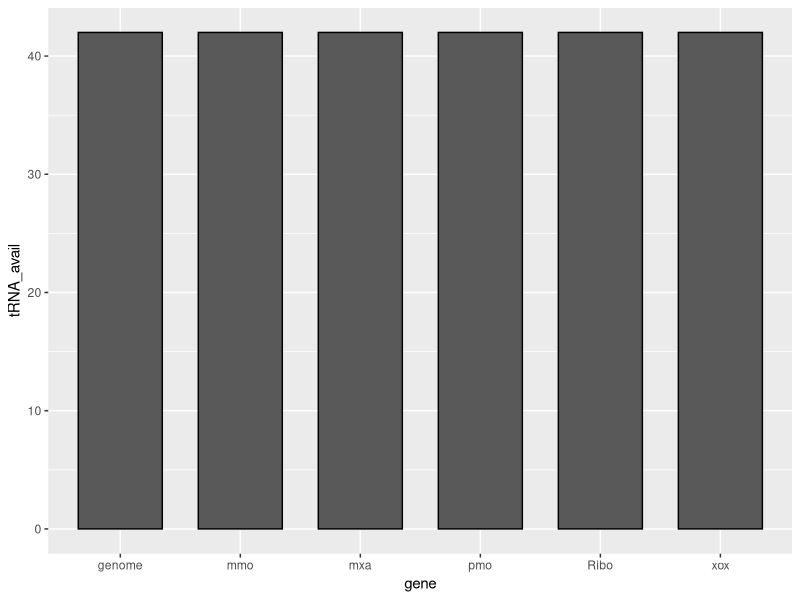
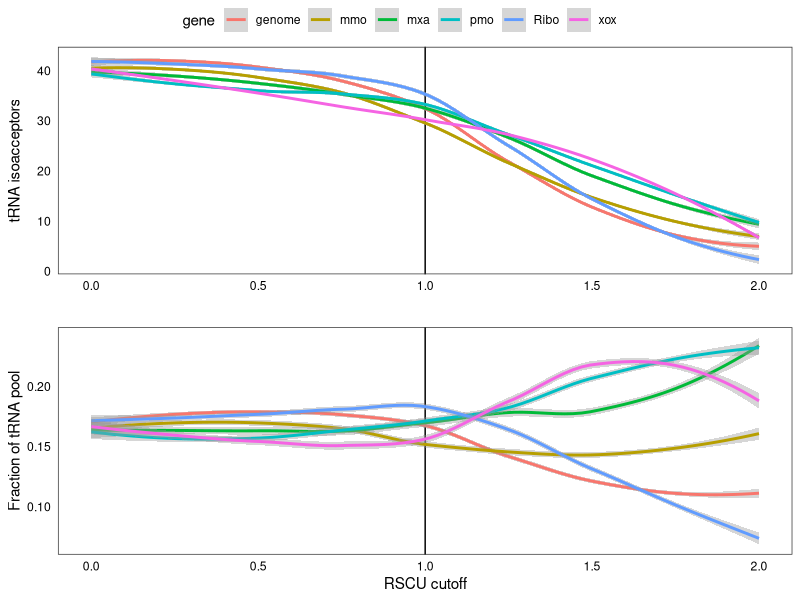

Here is the R script that generated these plots, in order:
#install.packages("ggplot2")
#install.packages("dplyr")
#install.packages("reshape")
#install.packages("ggpubr")
library("ggplot2")
library("dplyr")
library("reshape")
library("ggpubr")

rscu_trna_network <- read.delim(file = "RSCU_complete_network.txt")[,c(7,8,5,1,3)]

#read_by_trna_antiCodon
rscu_trna_network_unique_tRNA_anticodon <- group_by(.data = rscu_trna_network, gene)
rscu_trna_network_unique_tRNA_anticodon <- unique(rscu_trna_network_unique_tRNA_anticodon[c("gene", "read_by_trna_antiCodon", "tRNA_avail")])
relative_tRNA <- rscu_trna_network_unique_tRNA_anticodon %>%
  group_by(gene) %>%
  summarise(tRNA_avail = sum(tRNA_avail))
ggplot(data = relative_tRNA, mapping = aes(x = gene, y = tRNA_avail)) + stat_summary(fun.y = sum, geom = "bar", width = 0.7, color="black")


relative_tRNA <- data.frame(gene = relative_tRNA$gene)
absolute_tRNA <- data.frame(gene = relative_tRNA$gene)

j <- 2
for (i in seq(from=0, to = 2.0, by = 0.01)) {
  rscu_trna_network <- rscu_trna_network[rscu_trna_network$RSCU >= i, ]
  rscu_trna_network_unique_tRNA_anticodon <- group_by(.data = rscu_trna_network, gene)
  rscu_trna_network_unique_tRNA_anticodon <- unique(rscu_trna_network_unique_tRNA_anticodon[c("gene", "read_by_trna_antiCodon", "tRNA_avail")])
  temp_relative_tRNA <- rscu_trna_network_unique_tRNA_anticodon %>%
    group_by(gene) %>%
    summarise(total_tRNA = sum(tRNA_avail))
  relative_tRNA <- cbind(relative_tRNA, temp_relative_tRNA$total_tRNA/sum(temp_relative_tRNA$total_tRNA))
  colnames(relative_tRNA)[j] <- paste0("RSCU_", i)
  absolute_tRNA <- cbind(absolute_tRNA, temp_relative_tRNA$total_tRNA)
  colnames(absolute_tRNA)[j] <- paste0("RSCU_", i)
  j <- j + 1
}


relative_tRNA_df <- melt(data = relative_tRNA, id.vars = "gene")
colnames(relative_tRNA_df)[2:3] <- c("RSCU", "tRNA_avail")
relative_tRNA_df$RSCU_numeric <- as.numeric(gsub(pattern = "RSCU_", replacement = "", x = relative_tRNA_df$RSCU))

# Relative
p_Fig3E1 <- ggplot(data = relative_tRNA_df, mapping = aes(x = RSCU_numeric, colour = gene, y = tRNA_avail, group=gene))+
  geom_vline(xintercept = c(1.0))+
  geom_smooth(method = "loess")+
  theme_bw()+
  theme(strip.background = element_blank(),
        strip.text = element_text(face = "italic"),
        legend.position = "none",
        axis.text.x = element_text(colour = "black", angle = 0),
        axis.text.y = element_text(colour = "black"),
        panel.grid.minor = element_blank(),
        panel.grid.major = element_blank(),
        axis.ticks=element_blank())+
  xlab(label = "RSCU cutoff")+
  ylab(label = "Fraction of tRNA pool")+
  NULL

# Absolute
absolute_tRNA_df <- melt(data = absolute_tRNA, id.vars = "gene")
colnames(absolute_tRNA_df)[2:3] <- c("RSCU", "tRNA_avail")
absolute_tRNA_df$RSCU_numeric <- as.numeric(gsub(pattern = "RSCU_", replacement = "", x = absolute_tRNA_df$RSCU))

p_Fig3E2 <- ggplot(data = absolute_tRNA_df, mapping = aes(x = RSCU_numeric, colour = gene, y = tRNA_avail, group=gene))+
  geom_vline(xintercept = c(1.0))+
  geom_smooth(method = "loess")+
  theme_bw()+theme(strip.background = element_blank(),
                   strip.text = element_text(face = "italic"),
                   legend.position = "top",
                   axis.text.x = element_text(colour = "black", angle = 0),
                   axis.text.y = element_text(colour = "black"),
                   panel.grid.minor = element_blank(),
                   panel.grid.major = element_blank(),
                   axis.ticks=element_blank())+
  xlab(label = "")+
  ylab(label = "tRNA isoacceptors")+
  guides(colour=guide_legend(nrow = 1)) +
  NULL


ggsave(filename = "Fig3E.pdf",
       plot   = ggarrange(p_Fig3E2, p_Fig3E1, ncol = 1, nrow = 2, align = "hv", common.legend = T),
       device = "pdf",
       width  = 3,
       height = 6,
       useDingbats=FALSE)

# Test on module
chisq.test(data_frame(expected = absolute_tRNA$RSCU_0[c(2:4,6)], observed = absolute_tRNA$RSCU_2[c(2:4,6)])) # module only
